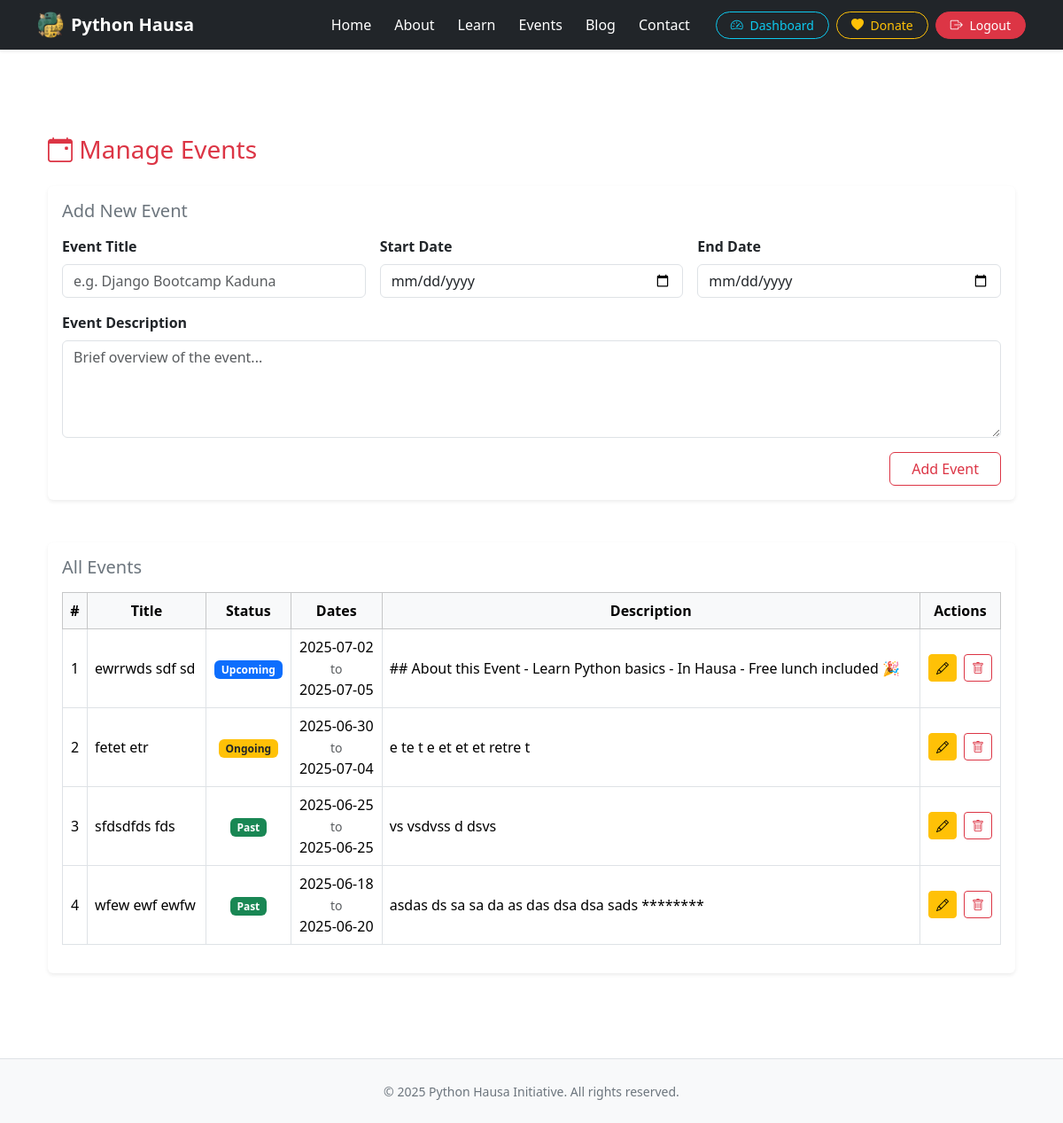
/admin/events (signed in), run on the app's committed database.
### app/models.py (models this page shows, shortened)
class Event(db.Model):
    id = db.Column(db.Integer, primary_key=True)
    title = db.Column(db.String(150), nullable=False)
    start_date = db.Column(db.Date, nullable=False)
    end_date = db.Column(db.Date, nullable=False)
    description = db.Column(db.Text, nullable=False)
    created_at = db.Column(db.DateTime, default=datetime.utcnow)
    @property
    def status(self):
        today = date.today()
        if today < self.start_date:
            return 'upcoming'
        elif self.start_date <= today <= self.end_date:
            return 'ongoing'
        else:
            return 'past'

### app/routes/admin.py (the view, shortened to what this page needs)
@admin_bp.route('/events', methods=['GET', 'POST'])
def manage_events():
    if not session.get('admin_logged_in'):
        return redirect(url_for('admin.login'))
    events = Event.query.order_by(Event.start_date.desc()).all()
    return render_template('admin/events.html', events=events)

### app/templates/admin/events.html (shortened to what this page needs)
{% extends "base.html" %}
{% block content %}
<section class="py-5">
  <div class="container">
    <h3 class="mb-4 text-danger"><i class="bi bi-calendar-event"></i> Manage Events</h3>
    <div class="card mb-5 shadow-sm border-0">
      <div class="card-body">
        <h5 class="card-title mb-3 text-secondary">Add New Event</h5>
        <form method="POST" action="{{ url_for('admin.manage_events') }}">
          <div class="row g-3">
            <div class="col-md-6 col-lg-4">
              <label class="form-label fw-semibold">Event Title</label>
              <input type="text" name="title" class="form-control" placeholder="e.g. Django Bootcamp Kaduna" required>
            </div>
            <div class="col-md-6 col-lg-4">
              <label class="form-label fw-semibold">Start Date</label>
              <input type="date" name="start_date" class="form-control" required>
            </div>
            <div class="col-md-6 col-lg-4">
              <label class="form-label fw-semibold">End Date</label>
              <input type="date" name="end_date" class="form-control" required>
            </div>
            <div class="col-12">
              <label class="form-label fw-semibold">Event Description</label>
              <textarea name="description" class="form-control" rows="4" placeholder="Brief overview of the event..." required></textarea>
            </div>
            <div class="col-12 text-end">
              <button type="submit" class="btn btn-outline-danger px-4">Add Event</button>
            </div>
          </div>
        </form>
      </div>
    </div>
    <div class="card shadow-sm border-0">
      <div class="card-body">
        <h5 class="card-title mb-3 text-secondary">All Events</h5>
        <div class="table-responsive">
          <table class="table table-hover table-bordered align-middle">
            <thead class="table-light">
              <tr class="text-center">
                <th>#</th>
                <th>Title</th>
                <th>Status</th>
                <th>Dates</th>
                <th>Description</th>
                <th>Actions</th>
              </tr>
            </thead>
            <tbody>
              {% for event in events %}
              <tr>
                <td class="text-center">{{ loop.index }}</td>
                <td>{{ event.title }}</td>
                <td class="text-center">
                  {% if event.status == 'upcoming' %}
                    <span class="badge bg-primary">Upcoming</span>
                  {% elif event.status == 'ongoing' %}
                    <span class="badge bg-warning text-dark">Ongoing</span>
                  {% else %}
                    <span class="badge bg-success">Past</span>
                  {% endif %}
                </td>
                <td class="text-nowrap text-center">
                  {{ event.start_date.strftime('%Y-%m-%d') }}<br>
                  <small class="text-muted">to</small><br>
                  {{ event.end_date.strftime('%Y-%m-%d') }}
                </td>
                <td>{{ event.description[:100] }}{% if event.description|length > 100 %}...{% endif %}</td>
                <td class="text-center">
                  <div class="d-flex justify-content-center gap-2">
                    <button class="btn btn-sm btn-warning" data-bs-toggle="modal" data-bs-target="#editModal{{ event.id }}">
                      <i class="bi bi-pencil"></i>
                    </button>
                    <form method="POST" action="{{ url_for('admin.delete_event', event_id=event.id) }}" onsubmit="return confirm('Delete this event?');">
                      <button type="submit" class="btn btn-sm btn-outline-danger">
                        <i class="bi bi-trash"></i>
                      </button>
                    </form>
                  </div>
                </td>
              </tr>
              {% endfor %}
            </tbody>
          </table>
        </div>
      </div>
    </div>
  </div>
</section>
{% endblock %}

### data on the page
Event: title "ewrrwds sdf sd", shows "Upcoming", start_date "2025-07-02", end_date "2025-07-05", description "## About this Event - Learn Python basics - In Hausa - Free lunch included 🎉"
Event: title "fetet etr", shows "Ongoing", start_date "2025-06-30", end_date "2025-07-04", description "e te t e et et et retre t"
Event: title "sfdsdfds fds", shows "Past", start_date "2025-06-25", end_date "2025-06-25", description "vs vsdvss d dsvs"
Event: title "wfew ewf ewfw", shows "Past", start_date "2025-06-18", end_date "2025-06-20", description "asdas ds sa sa da as das dsa dsa sads ********"
